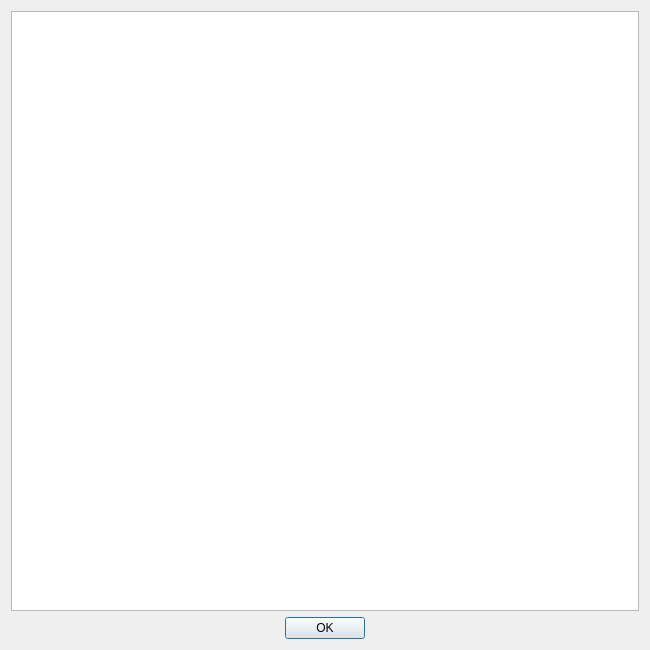
<?xml version="1.0" encoding="UTF-8"?>
<ui version="4.0">
 <class>HtmlDialog</class>
 <widget class="QDialog" name="HtmlDialog">
  <property name="geometry">
   <rect>
    <x>0</x>
    <y>0</y>
    <width>650</width>
    <height>650</height>
   </rect>
  </property>
  <property name="windowTitle">
   <string>Dialog</string>
  </property>
  <layout class="QVBoxLayout" name="verticalLayout">
   <item>
    <widget class="QTextBrowser" name="browser"/>
   </item>
   <item>
    <widget class="QDialogButtonBox" name="buttonBox">
     <property name="orientation">
      <enum>Qt::Horizontal</enum>
     </property>
     <property name="standardButtons">
      <set>QDialogButtonBox::Ok</set>
     </property>
     <property name="centerButtons">
      <bool>true</bool>
     </property>
    </widget>
   </item>
  </layout>
 </widget>
 <resources/>
 <connections>
  <connection>
   <sender>buttonBox</sender>
   <signal>accepted()</signal>
   <receiver>HtmlDialog</receiver>
   <slot>accept()</slot>
   <hints>
    <hint type="sourcelabel">
     <x>248</x>
     <y>254</y>
    </hint>
    <hint type="destinationlabel">
     <x>157</x>
     <y>274</y>
    </hint>
   </hints>
  </connection>
  <connection>
   <sender>buttonBox</sender>
   <signal>rejected()</signal>
   <receiver>HtmlDialog</receiver>
   <slot>reject()</slot>
   <hints>
    <hint type="sourcelabel">
     <x>316</x>
     <y>260</y>
    </hint>
    <hint type="destinationlabel">
     <x>286</x>
     <y>274</y>
    </hint>
   </hints>
  </connection>
 </connections>
</ui>
